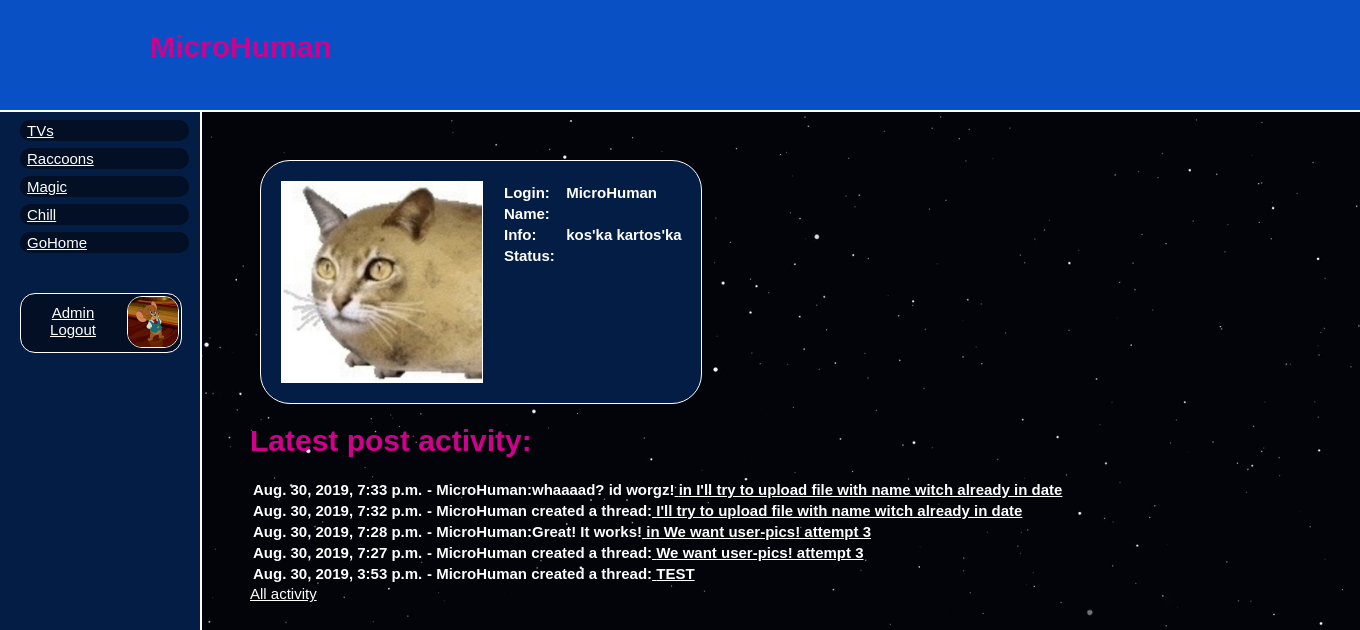
Page /Raccoons/users/MicroHuman (signed in) on the earlier database version.
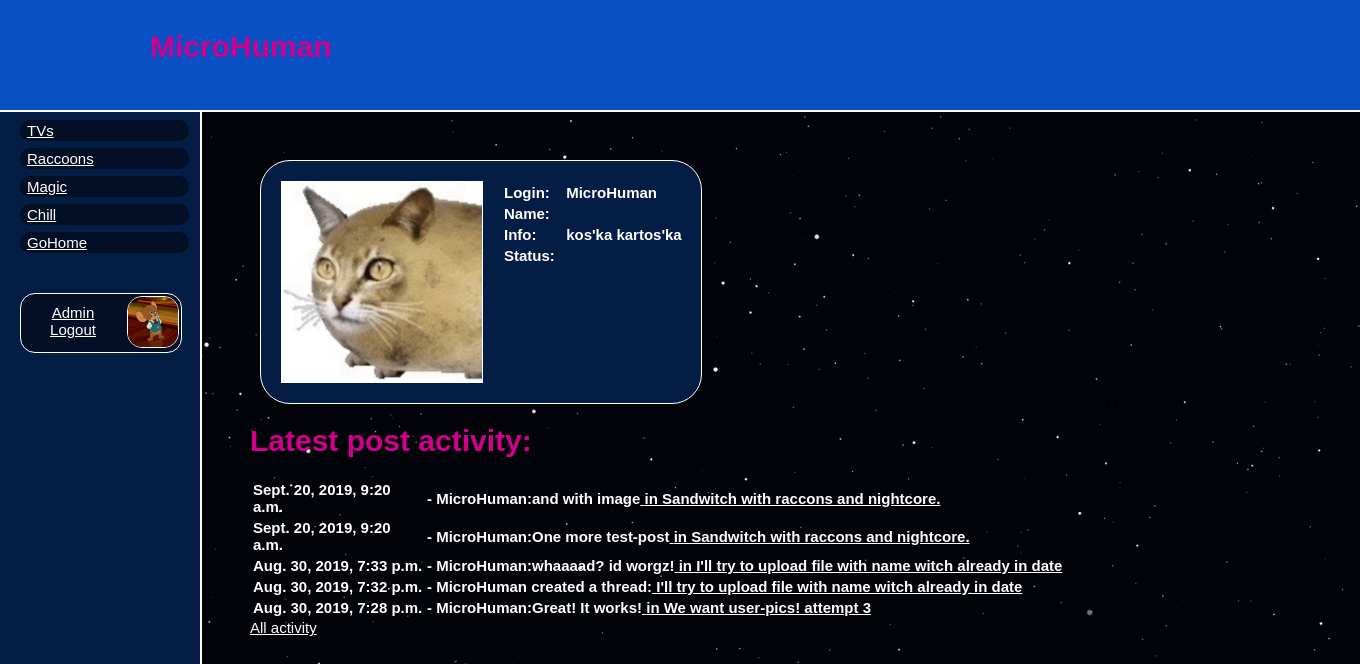
Same page on the later database version.
### MAIN_APP/models.py (models this page shows, shortened)
class Thread(models.Model):
    thread = models.CharField(max_length=100)
    board = models.CharField(max_length=100)
    login = models.ForeignKey(User, on_delete=models.PROTECT)
    op_post = models.TextField()
    date = models.DateTimeField(auto_now=True)
    pic = models.ImageField(null=True, blank=True, upload_to='threads')
    def __str__(self):
        return self.thread

class Post(models.Model):
    thread = models.ForeignKey(Thread, on_delete=models.CASCADE)
    post = models.TextField()
    login = models.CharField(max_length=30)
    date = models.DateTimeField(auto_now=True)
    pic = models.ImageField(null=True, blank=True, upload_to='posts', default=None)

### MAIN_APP/views.py (the view)
# urls.py: re_path(r'users/(?P<user>.+)', views.user_page),
def user_page(request, user):
    if request.user.is_authenticated:
        userpic = User_det.objects.get(username_id=request.user.id).pic
    else:
        userpic = None
    ri = User.objects.get(username=user)
    details = User_det.objects.get(username_id=ri.id)
    posts = Post.objects.filter(login=user).reverse()
    threads = Thread.objects.filter(login=ri.id)
    activity = []
    for j in posts:
        in_thread = Thread.objects.get(id=j.thread_id)
        activity.append({"date": j.date,
                         "content": user + ':' + j.post,
                         "thread": 'in ' + str(j.thread),
                         "ref": '/' + str(in_thread.board) + '/Thread=' + str(in_thread.id)})
    for j in threads: activity.append({"date": j.date,
                                       "content": user + " created a thread:",
                                       "thread": str(j.thread),
                                       "ref": '/' + str(j.board) + '/Thread=' + str(j.id)})
    act = sorted(activity, key=lambda k: k['date'], reverse=True)
    if request.user.is_authenticated and str(request.user.username) == str(details.username):
        user_check = True
    else:
        user_check = False
    return render(request, "user_page.html",
                  {"details": details, "user_check": user_check, "activity": act[:5], 'userpic': userpic})

### templates/user_page.html (shortened to what this page needs)
{% extends "base.html" %}
{% load staticfiles %}
{% block header %}
<h1>{{details.username}}</h1>
{% endblock header %}
{% block content %}
<div class="user_page">
    <div class="user_page_pic">
    {% if details.pic %}
    <img height="200" width="200" src="{{details.pic.url}}">
    {% else %}
    <img src="{% static "images/default.jpg" %}">
    {% endif %}
    </div>
    <table class="user_page_desc">
        <tr align="left"><th>Login:</th><th>{{details.username}}</th></tr>
        <tr align="left"><th>Name:</th><th>{{details.name}}</th></tr>
        <tr align="left"><th>Info:</th><th>{{details.info}}</th></tr>
        <tr align="left"><th>Status:</th><th>{{details.status}}</th></tr>
    </table>
</div>
<div class="user_page_activity">
    <h1>Latest post activity:</h1>
    <table>
    {% for act in activity %}
        <tr align="left"><th class="small_thing">{{act.date}}</th><th> - {{act.content}}<a href="{{act.ref}}"> {{act.thread}}</a></th></tr>
    {% endfor %}
    </table>
    <a href="{{request.path}}/activity">All activity</a>
</div>
{% endblock content %}

Differences in the rows shown:
no longer on this page (row unchanged): Thread: date "Aug. 30, 2019, 7:27 p.m.", thread "We want user-pics! attempt 3"
no longer on this page (row unchanged): Thread: date "Aug. 30, 2019, 3:53 p.m.", thread "TEST"
added Post: date "Sept. 20, 2019, 9:20 a.m."
added Post: date "Sept. 20, 2019, 9:20 a.m."
Other differences:
new list line: "- MicroHuman:and with image in Sandwitch with raccons and nightcore."
new list line: "- MicroHuman:One more test-post in Sandwitch with raccons and nightcore."
list line gone: "- MicroHuman created a thread:"
